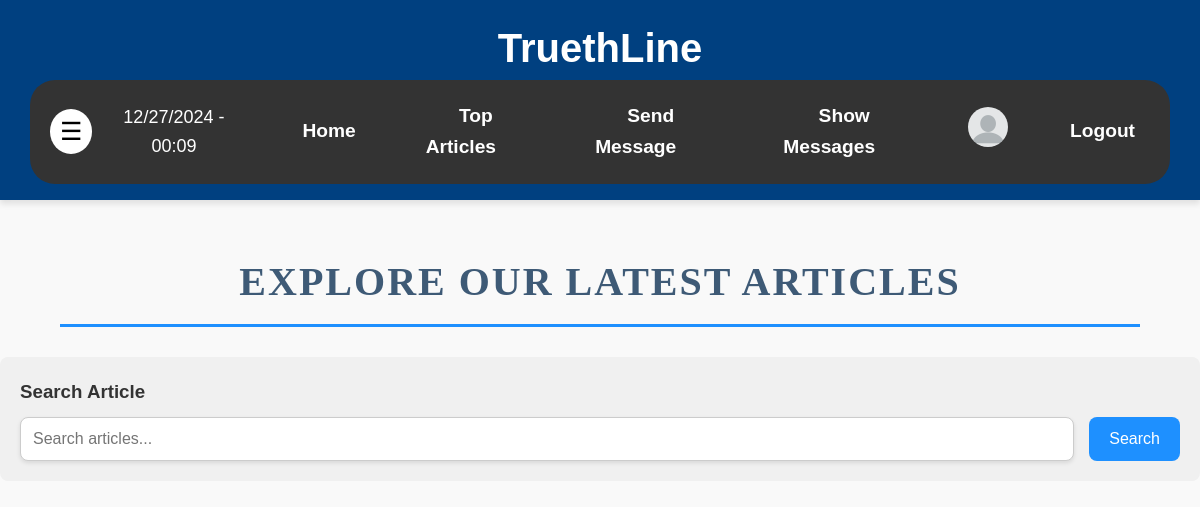
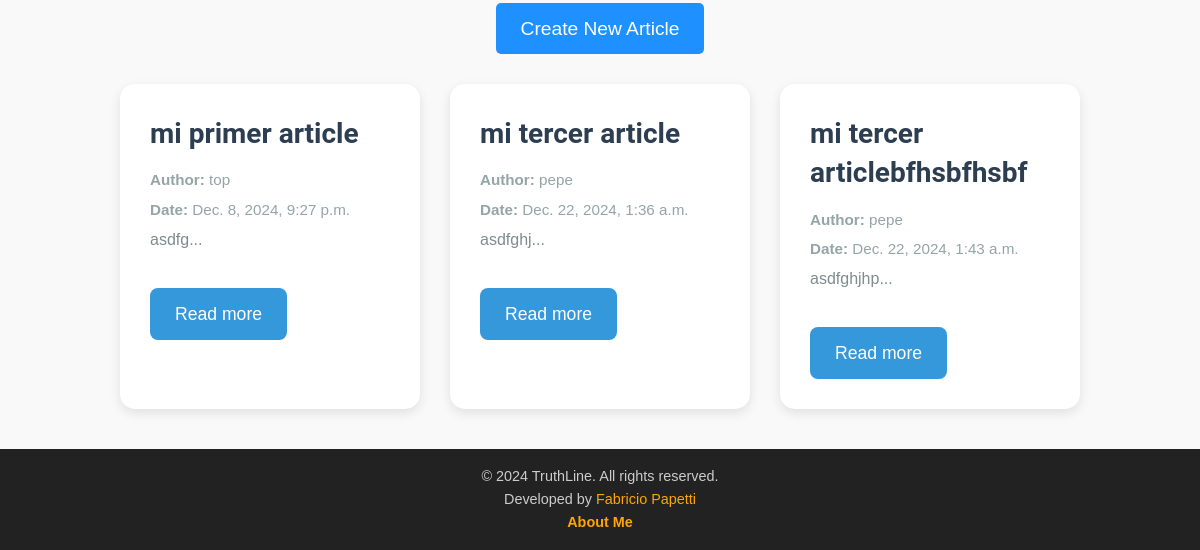
Page /articles/ (signed in) on the earlier database version (2 pictures, top to bottom).
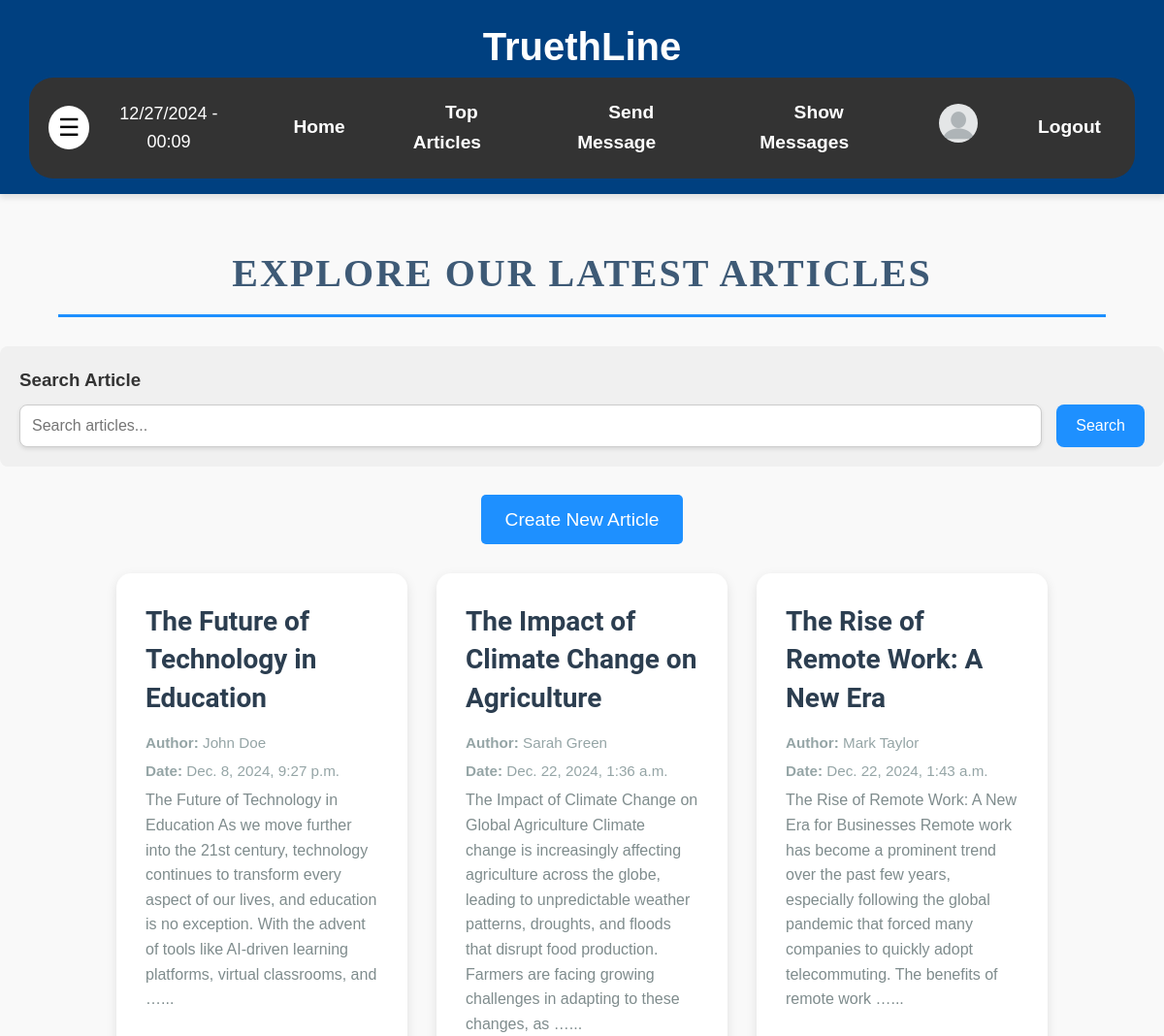
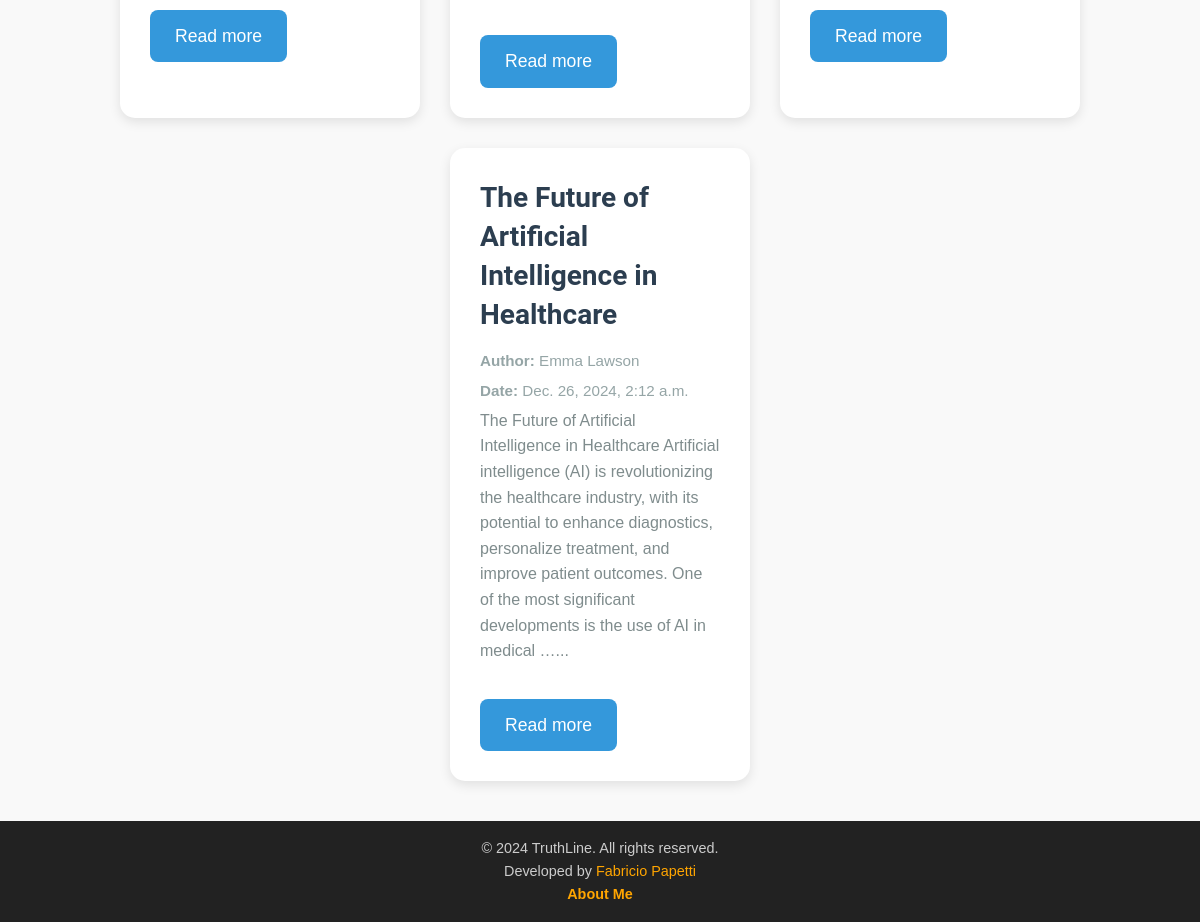
Same page on the later database version (2 pictures, top to bottom).
### articles/models.py (models this page shows, shortened)
class Article(models.Model):
    title = models.CharField(max_length=255)
    author = models.CharField(max_length=100)
    content = models.TextField()
    publication_date = models.DateTimeField(auto_now_add=True)
    last_updated = models.DateTimeField(auto_now=True)
    is_published = models.BooleanField(default=False)

### articles/views.py (the view)
# urls.py: path('', getArticles, name='articles'),
def getArticles(request):
    articles = Article.objects.all()
    return render(request, "articles/articles_list.html", {"articles": articles})

### articles/templates/articles/articles_list.html (shortened to what this page needs)
{% extends 'homepage/base.html' %}
{% load static %}
{% block content %}
    <h2 class="title-article">Explore Our Latest Articles</h2>
    <section class="article-search">
        <h3>Search Article</h3>
        <form action="{% url 'search_article' %}" method="GET" class="search-form">
            <input
                type="text"
                name="q"
                placeholder="Search articles..."
                value="{{ query }}"
                aria-label="Search articles"
                required
                class="search-input">
            <button type="submit" class="btn-search">Search</button>
        </form>
    </section>
    <div class="btn-container">
        <a href="{% url 'create_article' %}" class="btn-create">Create New Article</a>
    </div>
    <section class="article-list">
        {% if articles %}
        <ul class="articles">
            {% for article in articles %}
            <li class="article-card">
                <article>
                    <h2 class="article-title">{{ article.title }}</h2>
                    <p class="article-meta"><strong>Author:</strong> {{ article.author }}</p>
                    <p class="article-meta"><strong>Date:</strong> {{ article.publication_date }}</p>
                    <p class="article-content-hp">
                        {{ article.content|truncatewords:40 }}...
                    </p>
                    <a href="{% url 'article_detail' article.id %}" class="btn-read" aria-label="Read more about {{ article.title }}">
                        Read more
                    </a>
                </article>
            </li>
            {% endfor %}
        </ul>
        {% endif %}
    </section>
{% endblock content %}

### homepage/templates/homepage/base.html (shortened to what this page needs)
{% load static %}
<!DOCTYPE html>
<html lang="en">
<head>
    <link  href="{% static  'homepage/css/styles.css' %}" rel="stylesheet">
    <link  href="{% static  'articles/css/styles.css' %}" rel="stylesheet">
    <link  href="{% static  'users/css/styles.css' %}" rel="stylesheet">
    <link  href="{% static  'messaging/css/styles.css' %}" rel="stylesheet">
    <link rel="stylesheet" href="https://cdnjs.cloudflare.com/ajax/libs/animate.css/4.1.1/animate.min.css"/>
</head>
<body>
    <header>
        <div class="logo">
            <h1>TruethLine</h1>
        </div>
        <nav>
            <div class="menu-container">
                <button class="menu-btn" onclick="toggleCategories()">☰</button>
                <ul class="navbar">
                    <li id="current-time"></li>
                    <a href="{% url 'inicio' %}"><li>Home</li></a>
                    <a href="{% url 'articles' %}"><li>Top Articles</li></a>
                    <a href="{% url 'messaging:send_message' %}"><li>Send Message</li></a>
                    <a href="{% url 'messaging:show_messages' %}"><li>Show Messages</li></a>
                    {% if user.is_authenticated %}
                    <a href="{% url 'user_profile' %}">
                        <li>
                            {% if user.profile.photo %}
                                <img src="{{ user.profile.photo.url }}" alt="Profile" class="profile-picture-small">
                            {% else %}
                                <img src="{% static 'users/assets/blank-profile-picture.webp' %}" alt="Profile" class="profile-picture-small">
                            {% endif %}
                        </li>
                    </a>
                        <a href="{% url 'logout' %}"><li>Logout</li></a>
                    {% else %}
                        <a href="{% url 'login' %}"><li>Login</li></a>
                        <a href="{% url 'register' %}"><li>Sing Up</li></a>
                    {% endif %}
                </ul>
            </div>
        </nav>
    </header>
    <main>
        {% block content %}
        {% endblock content %}
    </main>
    <footer>
        <div class="footer-content">
            <p>&copy; 2024 TruthLine. All rights reserved.</p>
            <p>
                Developed by <a href="https://github.com/fabrixindex" target="_blank">Fabricio Papetti</a>
            </p>
            <p>
                <a href="{% url 'about_me' %}" class="footer-about-link">About Me</a>
            </p>
        </div>
    </footer>
</body>
</html>

### homepage/static/homepage/css/styles.css (style rules this page uses)
* { margin: 0; padding: 0; box-sizing: border-box; font-family: 'Arial', sans-serif; }
body { background-color: #f9f9f9; color: #333; line-height: 1.6; }
header { background-color: #004080; color: #fff; padding: 1rem 0; text-align: center; box-shadow: 0 4px 6px rgba(0, 0, 0, 0.1); }
.logo h1 { font-size: 2.5rem; font-weight: bold; }
.navbar { display: flex; justify-content: center; gap: 2rem; list-style: none; margin-top: 1rem; }
.navbar li { display: inline; justify-content: space-around; }
.navbar a { text-decoration: none; color: #fff; font-size: 1.2rem; font-weight: bold; transition: color 0.3s ease-in-out; }
nav { width: 95%; margin: 0 auto; background-color: #333; z-index: 1000; border-radius: 25px; padding: 3px 0; }
.menu-container { display: flex; justify-content: space-between; align-items: center; padding: 10px 20px; }
.navbar { list-style-type: none; padding: 0; margin: 0; background-color: #333; color: #fff; display: flex; justify-content: space-between; align-items: center; }
.navbar li { padding: 15px; }
.menu-btn { background-color: #ffffff; color: rgb(0, 0, 0); border: none; border-radius: 100%; padding: 8px 10px; font-size: 25px; cursor: pointer; transition: background-color 0.3s ease; }
#current-time { text-align: center; padding: 10px; color: #fff; font-size: 18px; }
body { font-family: 'Arial', sans-serif; margin: 0; padding: 0; }
h1, p { margin: 0; }
main { width: 100%; box-sizing: border-box; }
footer { background-color: #222; color: #ccc; text-align: center; padding: 1rem; font-size: 0.9rem; }
.footer-content a { color: #ffa500; text-decoration: none; }
.footer-about-link { color: #6a11cb; text-decoration: none; font-weight: bold; transition: color 0.3s ease; }
body, html { height: 100%; margin: 0; }
body { display: flex; flex-direction: column; min-height: 100vh; }
main { flex: 1; }
.profile-picture-small { width: 40px; height: 40px; border-radius: 50%; object-fit: cover; }
.article-content-hp { font-family: 'Arial', sans-serif; font-size: 1em; color: #333; margin-bottom: 15px; line-height: 1.5; }

### articles/static/articles/css/styles.css (style rules this page uses)
.title-article { font-family: 'Georgia', serif; font-size: 2.5em; margin-top: 40px; margin-bottom: 30px; color: #3e5a76; text-align: center; text-transform: uppercase; letter-spacing: 2px; padding: 10px 0; border-bottom: 3px solid #1e90ff; max-width: 90%; margin-left: auto; margin-right: auto; }
.btn-container { text-align: center; margin-top: 30px; margin-bottom: 30px; }
.btn-create { background-color: #1e90ff; color: #fff; padding: 15px 25px; border-radius: 5px; font-size: 1.2em; transition: background-color 0.3s ease; margin: 0.5em; text-decoration: none; }
.article-search { margin-bottom: 40px; padding: 20px; background-color: #f0f0f0; border-radius: 8px; }
.search-form { display: flex; gap: 15px; margin-top: 10px; }
.search-input { flex: 1; padding: 12px; border: 1px solid #ccc; border-radius: 8px; font-size: 1em; box-shadow: 0 2px 4px rgba(0, 0, 0, 0.1); }
.btn-search { background-color: #1e90ff; color: #fff; padding: 12px 20px; border: none; border-radius: 8px; font-size: 1em; cursor: pointer; transition: background-color 0.3s ease; }
.article-list { margin-top: 40px; margin-bottom: 40px; }
.articles { display: flex; flex-wrap: wrap; gap: 30px; justify-content: center; list-style: none; padding: 0; }
.article-card { background-color: #ffffff; border-radius: 15px; box-shadow: 0 4px 12px rgba(0, 0, 0, 0.1); padding: 30px; width: 25%; text-align: left; transition: transform 0.3s ease, box-shadow 0.3s ease; position: relative; overflow: hidden; display: flex; flex-direction: column; justify-content: space-between; }
.article-title { font-size: 1.75rem; margin-bottom: 15px; color: #2c3e50; font-weight: 700; font-family: 'Roboto', sans-serif; line-height: 1.4; }
.article-meta { font-size: 0.95rem; color: #95a5a6; margin: 5px 0; }
.article-content-hp { font-size: 1rem; color: #7f8c8d; margin-bottom: 15px; line-height: 1.6; }
.btn-read { align-self: center; padding: 12px 25px; background-color: #3498db; color: #ffffff; text-decoration: none; border-radius: 8px; font-size: 1.1em; text-align: center; transition: background-color 0.3s ease, transform 0.2s ease; width: auto; margin-top: 20px; display: inline-block; }

Differences in the rows shown:
changed Article: title "mi primer article" → "The Future of Technology in Education"; author "top" → "John Doe"; content "asdfg" → "The Future of Technology in Education As we move further into the 21st century, technology continues to transform every aspect of our lives, and education is no exception. With the advent of tools like AI-driven learning platforms, virtual classrooms, and …"
changed Article: title "mi tercer article" → "The Impact of Climate Change on Agriculture"; author "pepe" → "Sarah Green"; content "asdfghj" → "The Impact of Climate Change on Global Agriculture Climate change is increasingly affecting agriculture across the globe, leading to unpredictable weather patterns, droughts, and floods that disrupt food production. Farmers are facing growing challenges in adapting to these changes, as …"
changed Article: title "mi tercer articlebfhsbfhsbf" → "The Rise of Remote Work: A New Era"; author "pepe" → "Mark Taylor"; content "asdfghjhp" → "The Rise of Remote Work: A New Era for Businesses Remote work has become a prominent trend over the past few years, especially following the global pandemic that forced many companies to quickly adopt telecommuting. The benefits of remote work …"
added Article: title "The Future of Artificial Intelligence in Healthcare", author "Emma Lawson", publication_date "Dec. 26, 2024, 2:12 a.m.", content "The Future of Artificial Intelligence in Healthcare Artificial intelligence (AI) is revolutionizing the healthcare industry, with its potential to enhance diagnostics, personalize treatment, and improve patient outcomes. One of the most significant developments is the use of AI in medical …"
